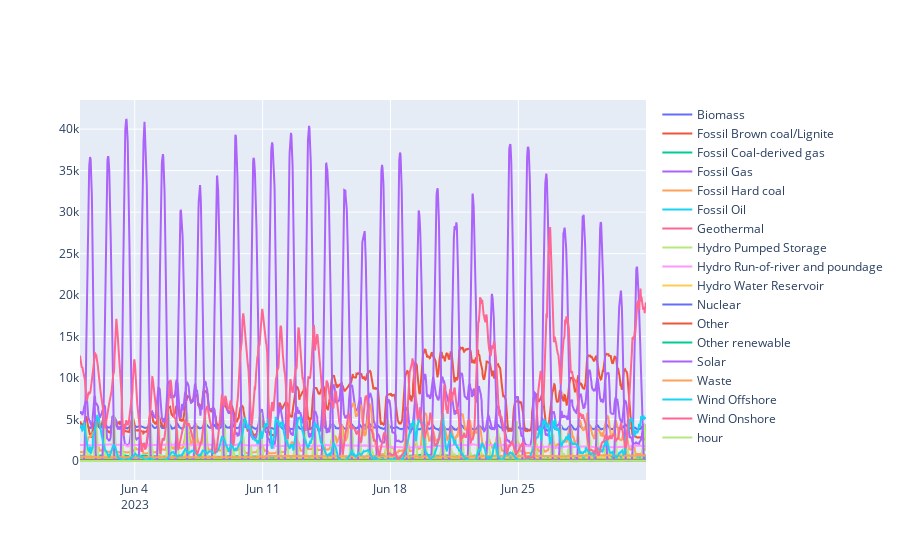

The notebook cell this image was saved under:
### Code cell
visualize_data_by_date_range(df_filtered)
df_filtered['hour'] = df_filtered.index.hour
df_s = df_filtered.groupby(['hour']).mean().transpose()
(df_s
 .fillna(0)
 .style
     .format(precision=0, thousands=',')
     .background_gradient(cmap='Reds', axis=1)
)

### Figure 1 — Plotly figure (JSON) as saved in the notebook; plotly's stock layout.template omitted (floating-point values rounded to 4 significant figures; data arrays with more than 128 entries replaced by an {"elided": "..."} marker saying what was removed)
{"data": [{"name": "Biomass", "type": "scatter", "x": {"elided": "2976 str values"}, "y": {"elided": "2976 float values"}}, {"name": "Fossil Brown coal/Lignite", "type": "scatter", "x": {"elided": "2976 str values"}, "y": {"elided": "2976 float values"}}, {"name": "Fossil Coal-derived gas", "type": "scatter", "x": {"elided": "2976 str values"}, "y": {"elided": "2976 float values"}}, {"name": "Fossil Gas", "type": "scatter", "x": {"elided": "2976 str values"}, "y": {"elided": "2976 float values"}}, {"name": "Fossil Hard coal", "type": "scatter", "x": {"elided": "2976 str values"}, "y": {"elided": "2976 float values"}}, {"name": "Fossil Oil", "type": "scatter", "x": {"elided": "2976 str values"}, "y": {"elided": "2976 float values"}}, {"name": "Geothermal", "type": "scatter", "x": {"elided": "2976 str values"}, "y": {"elided": "2976 float values"}}, {"name": "Hydro Pumped Storage", "type": "scatter", "x": {"elided": "2976 str values"}, "y": {"elided": "2976 float values"}}, {"name": "Hydro Run-of-river and poundage", "type": "scatter", "x": {"elided": "2976 str values"}, "y": {"elided": "2976 float values"}}, {"name": "Hydro Water Reservoir", "type": "scatter", "x": {"elided": "2976 str values"}, "y": {"elided": "2976 float values"}}, {"name": "Nuclear", "type": "scatter", "x": {"elided": "2976 str values"}, "y": {"elided": "2976 float values"}}, {"name": "Other", "type": "scatter", "x": {"elided": "2976 str values"}, "y": {"elided": "2976 float values"}}, {"name": "Other renewable", "type": "scatter", "x": {"elided": "2976 str values"}, "y": {"elided": "2976 float values"}}, {"name": "Solar", "type": "scatter", "x": {"elided": "2976 str values"}, "y": {"elided": "2976 float values"}}, {"name": "Waste", "type": "scatter", "x": {"elided": "2976 str values"}, "y": {"elided": "2976 float values"}}, {"name": "Wind Offshore", "type": "scatter", "x": {"elided": "2976 str values"}, "y": {"elided": "2976 float values"}}, {"name": "Wind Onshore", "type": "scatter", "x": {"elided": "2976 str values"}, "y": {"elided": "2976 float values"}}, {"name": "hour", "type": "scatter", "x": {"elided": "2976 str values"}, "y": {"elided": "2976 int values"}}], "layout": {}}
